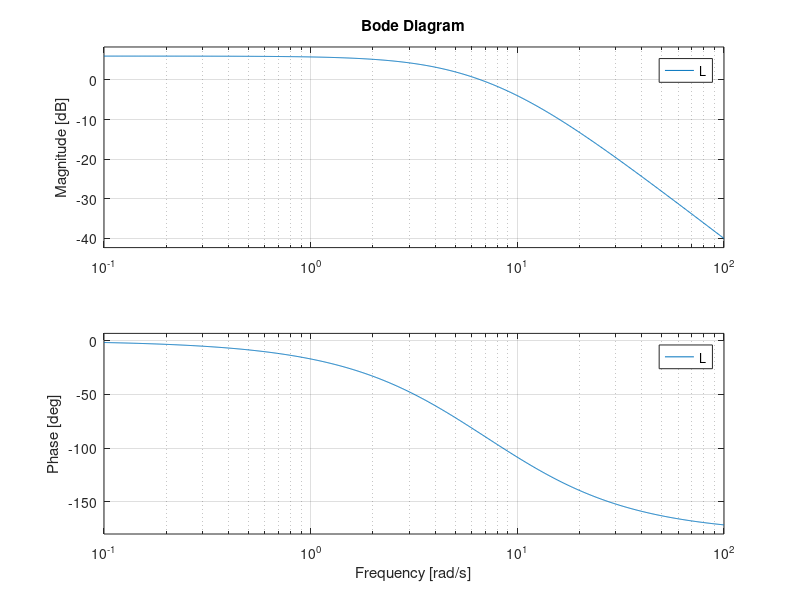
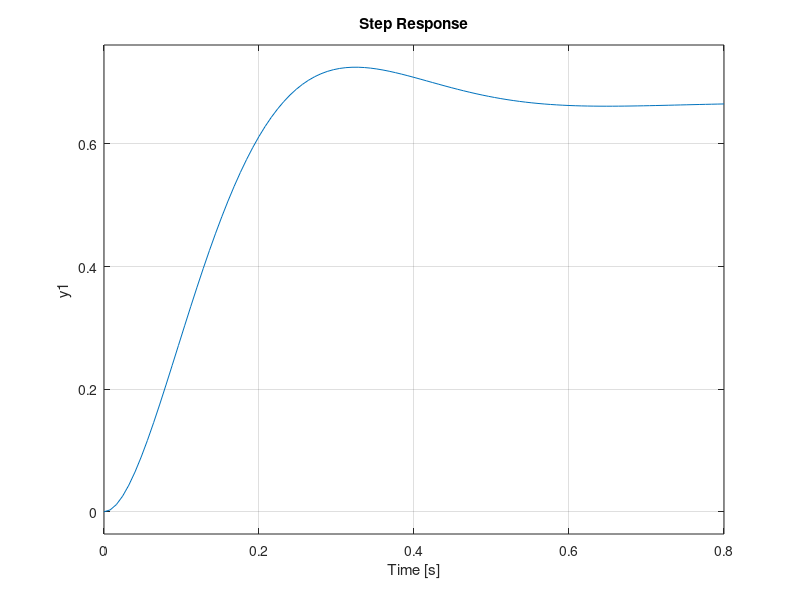

Source code (MATLAB) for these figures, in order:
clear all; clc; close all;
s=tf('s')
A=[-5 1; 0 -10]
B=[0; 1];
C=[10 0];
D=0;
Id=[1 0; 0 1];
lambdas=eig(A)

[N,D]=ss2tf(A,B,C,D);

L=10*tf(N,D)
figure(1)
bode(L)

W= feedback(L,1)

figure(2)
step(W)

roots([1 15 150])
